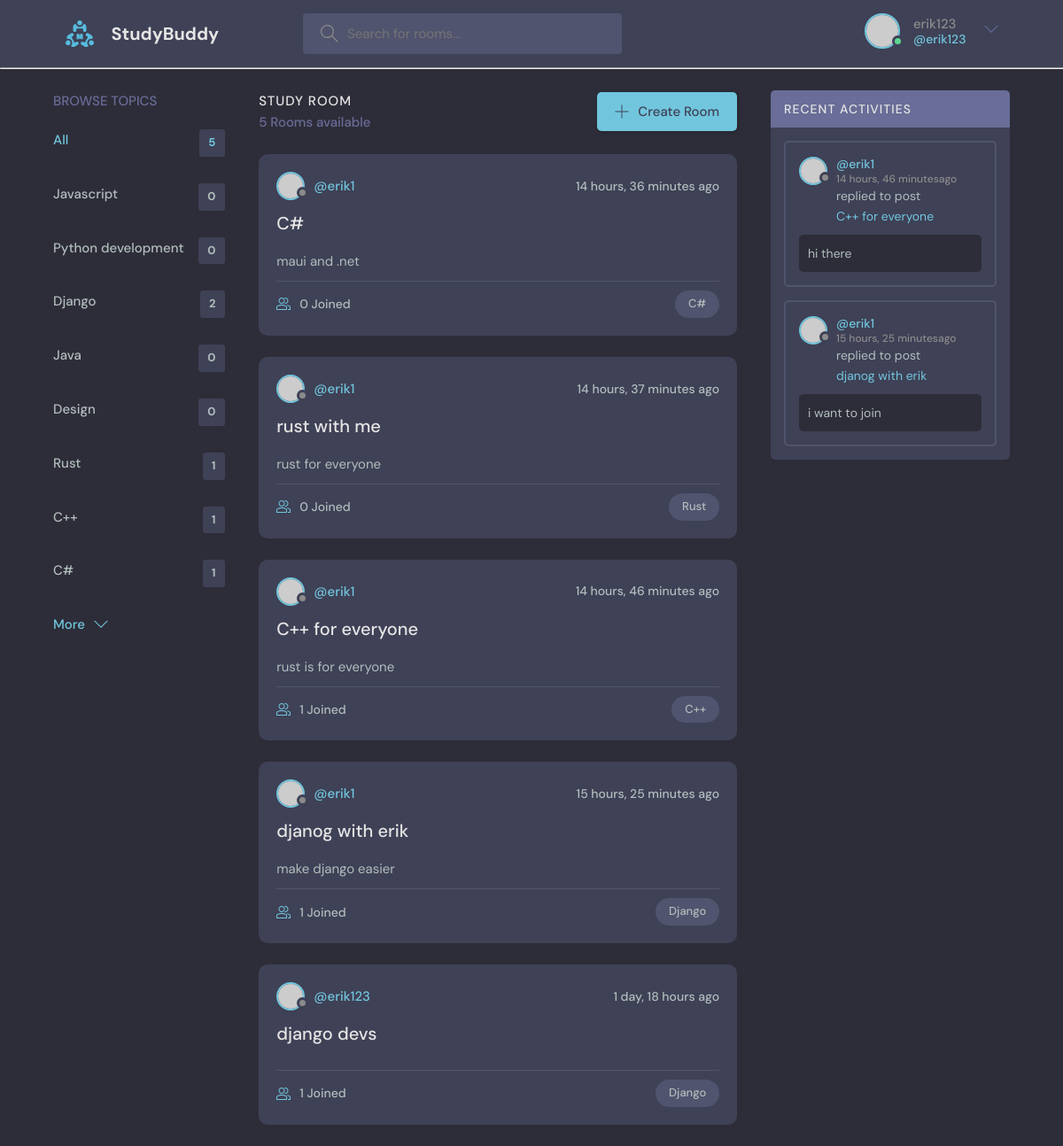
The page / (signed in) on the database its author committed.
### base/models.py (models this page shows, shortened)
class Topic(models.Model):
    name = models.CharField(max_length=200)
    def __str__(self):
        return self.name

class Room(models.Model):
    host = models.ForeignKey(User,on_delete=models.SET_NULL,null=True)
    topic = models.ForeignKey(Topic,on_delete=models.SET_NULL,null=True)
    name = models.CharField(max_length=200)
    description = models.CharField(max_length=500,null=True)
    participants = models.ManyToManyField(
        User, related_name='participants', blank=True)
    updated = models.DateTimeField(auto_now=True)
    created = models.DateTimeField(auto_now_add=True)
    class Meta :
        ordering = ['-updated','-created']

class Message(models.Model):
    user = models.ForeignKey(User,on_delete=models.CASCADE)
    room = models.ForeignKey(Room,on_delete=models.CASCADE)
    body = models.TextField()
    updated = models.DateTimeField(auto_now=True)
    created = models.DateTimeField(auto_now_add=True)
    class Meta :
        ordering = ['-created']

### base/views.py (the view)
# urls.py: path('',views.home,name='home') ,
def home(request):
     q = request.GET.get('q')
     activity_messages=Message.objects.all()
     if q is not None:
          rooms = Room.objects.filter(
               Q(topic__name__icontains=q)|
               Q(name__icontains=q)
               )
          activity_messages = Message.objects.filter(
          Q(room__topic__name__icontains=q)
          )
     else : rooms = Room.objects.all()
     topic = Topic.objects.all()
     room_count = rooms.count()
     return render(request,'base/home.html',{'rooms' : rooms,'topics':topic,'room_count':room_count,'activity_messages':activity_messages})

### base/templates/base/home.html (shortened to what this page needs)
{% extends 'main.html' %}
 {% block content %}
    <main class="layout layout--3">
      <div class="container">
        {% include 'base/topics_comp.html' %}
        <div class="roomList">
          <div class="roomList__header">
            <div>
              <h2>Study Room</h2>
              <p>{{room_count}} Rooms available</p>
            </div>
            <a class="btn btn--main" href="{% url 'create-room' %}">
              <svg version="1.1" xmlns="http://www.w3.org/2000/svg" width="32" height="32" viewBox="0 0 32 32">
                <title>add</title>
                <path
                  d="M16.943 0.943h-1.885v14.115h-14.115v1.885h14.115v14.115h1.885v-14.115h14.115v-1.885h-14.115v-14.115z"
                ></path>
              </svg>
              Create Room
            </a>
          </div>
          {% include 'base/feed_comp.html' %}
        </div>
        {% include 'base/activity_comp.html' %}
      </div>
    </main>
 {% endblock content %}

### templates/navbar.html (shortened to what this page needs)
{% load static %}
<header class="header header--loggedIn">
    <div class="container">
      <a href="{% url 'home' %}" class="header__logo">
        <img src="{% static 'images/logo.svg' %}" />
        <h1>StudyBuddy</h1>
      </a>
      <form class="header__search" method="GET" action="{% url 'home' %}">
        <label>
          <input placeholder="Search for rooms..." name="q" />
        </label>
      </form>
      <nav class="header__menu">
        {% if request.user.is_authenticated %}
        <div class="header__user">
          <a href="{% url 'user-profile' request.user.id %}">
            <div class="avatar avatar--medium active">
              <img src="https://randomuser.me/api/portraits/men/37.jpg" />
            </div>
            <p>{{request.user.username}} <span>@{{request.user.username}}</span></p>
          </a>
          <button class="dropdown-button">
            <svg version="1.1" xmlns="http://www.w3.org/2000/svg" width="32" height="32" viewBox="0 0 32 32">
              <title>chevron-down</title>
              <path d="M16 21l-13-13h-3l16 16 16-16h-3l-13 13z"></path>
            </svg>
          </button>
        </div>
        {% else %}
        <a href="{% url 'login' %}">
            <img src="{% static 'images/avatar.svg' %}" />
            <p>Login</p>
          </a>
        {% endif %}
      </nav>
    </div>
  </header>
<hr/>

### base/templates/base/topics_comp.html
{% load static %}
<div class="topics">
    <div class="topics__header">
      <h2>Browse Topics</h2>
    </div>
    <ul class="topics__list">
      <li>
        <a href="{% url 'home' %}" class="active">All <span>{{rooms.count}}</span></a>
      </li>
    {% for topic in topics %}
    <li>
    <a href="{% url 'home' %}?q={{topic.name}}">{{topic.name}}<span>{{topic.room_set.count}}</span></a>
    </li>
{% endfor %}
    </ul>
    <a class="btn btn--link" href="topics.html">
      More
      <svg version="1.1" xmlns="http://www.w3.org/2000/svg" width="32" height="32" viewBox="0 0 32 32">
        <title>chevron-down</title>
        <path d="M16 21l-13-13h-3l16 16 16-16h-3l-13 13z"></path>
      </svg>
    </a>
  </div>

### base/templates/base/feed_comp.html (shortened to what this page needs)
{% block content %}
{% for room in rooms %}
<div class="roomListRoom">
    <div class="roomListRoom__header">
        <a href="{% url 'user-profile' room.host.id %}" class="roomListRoom__author">
            <div class="avatar avatar--small">
                <img src="https://randomuser.me/api/portraits/women/11.jpg" />
            </div>
            <span>@{{room.host.username}}</span>
        </a>
        <div class="roomListRoom__actions">
            <span>{{room.created|timesince}} ago</span>
        </div>
    </div>
    <div class="roomListRoom__content">
        <a href="{% url 'room' room.id %}">{{room.name}}</a>
        <p>
            {% if room.description is not None %}
            {{room.description}}
            {% endif %}
        </p>
    </div>
    <div class="roomListRoom__meta">
        <a href="{% url 'room' room.id %}" class="roomListRoom__joined">
            {{room.participants.all.count}} Joined
        </a>
        <p class="roomListRoom__topic">{{room.topic}}</p>
    </div>
</div>
{%endfor%}
{% endblock content %}

### base/templates/base/activity_comp.html (shortened to what this page needs)
{%block content%}
<div class="activities">
    <div class="activities__header">
      <h2>Recent Activities</h2>
    </div>
    {% for activity in activity_messages%}
    <div class="activities__box">
      <div class="activities__boxHeader roomListRoom__header">
        <a href="{% url 'user-profile' activity.user.id %}" class="roomListRoom__author">
          <div class="avatar avatar--small">
            <img src="https://randomuser.me/api/portraits/women/11.jpg" />
          </div>
          <p>
            @{{activity.user.username}}
            <span>{{activity.created|timesince}}ago</span>
          </p>
        </a>
      </div>
      <div class="activities__boxContent">
        <p>replied to post <a href="{% url 'room' activity.room.id %}">{{activity.room.name}}</a></p>
        <div class="activities__boxRoomContent">
         {{activity.body}}
        </div>
      </div>
    </div>
    {% endfor %}
  </div>
{%endblock content%}

### rows shown on the page
Topic: name "Javascript", room_set.count "0"
Topic: name "Python development", room_set.count "0"
Topic: name "Django", room_set.count "2"
Topic: name "Java", room_set.count "0"
Topic: name "Design", room_set.count "0"
Topic: name "Rust", room_set.count "1"
Topic: name "C++", room_set.count "1"
Topic: name "C#", room_set.count "1"
Room: host.username "erik1", created "14 hours, 36 minutes", name "C#", description "maui and .net", participants.all.count "0", topic "C#"
Room: host.username "erik1", created "14 hours, 37 minutes", name "rust with me", description "rust for everyone", participants.all.count "0", topic "Rust"
Room: host.username "erik1", created "14 hours, 46 minutes", name "C++ for everyone", description "rust is for everyone", participants.all.count "1", topic "C++"
Room: host.username "erik1", created "15 hours, 25 minutes", name "djanog with erik", description "make django easier", participants.all.count "1", topic "Django"
Room: host.username "erik123", created "1 day, 18 hours", name "django devs", participants.all.count "1", topic "Django"
Message: user.username "erik1", created "14 hours, 46 minutes", room.name "C++ for everyone", body "hi there"
Message: user.username "erik1", created "15 hours, 25 minutes", room.name "djanog with erik", body "i want to join"

### other values the page prints
{{ request.user.username }} "erik123"
{{ rooms.count }} "5"
{{ room_count }} "5"
